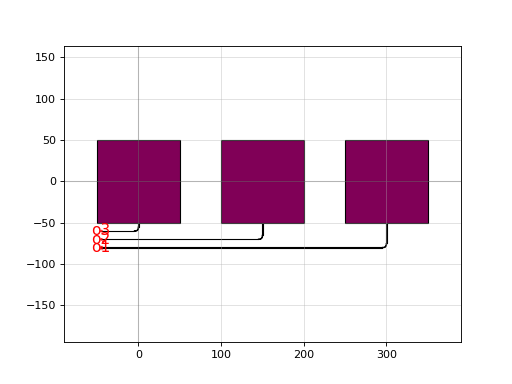

Reproduce this figure in Python.
import gdsfactory as gf

c = gf.components.array_with_fanout(component='pad', columns=3, pitch=150.0, waveguide_pitch=10.0, start_straight_length=5.0, end_straight_length=40.0, radius=5.0, component_port_name='e4', bend='bend_euler', cross_section='strip')
c.plot()
